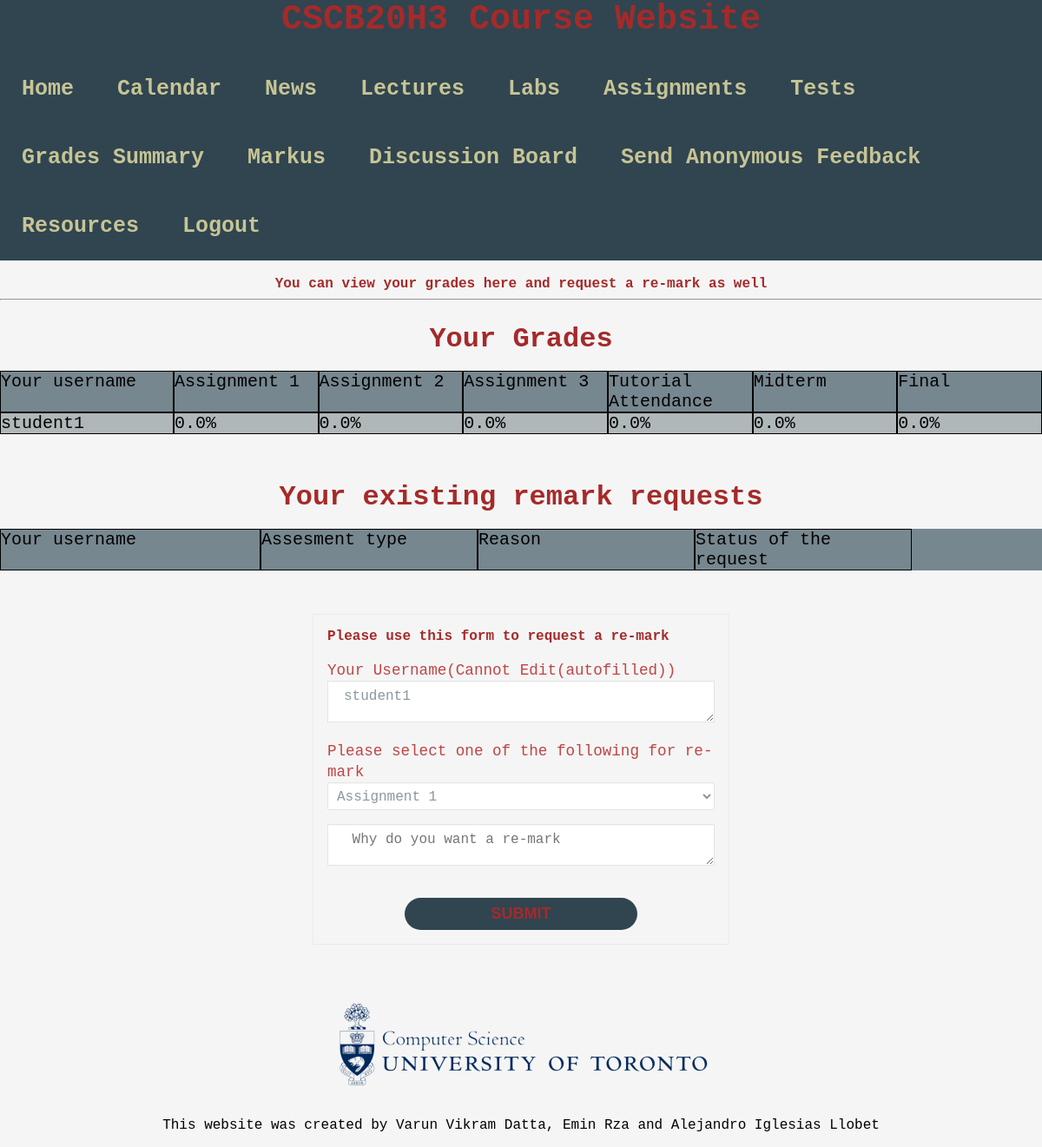
Page /View_Grades_Student (signed in) on the committed database.
### app.py (models this page shows, shortened)
class Student(db.Model):
    __tablename__ = 'Student'
    id = db.Column(db.Integer, primary_key=True)
    username = db.Column(db.String(100), unique=True, nullable=False)
    email = db.Column(db.String(100), unique=True, nullable=False)
    password = db.Column(db.String(100), nullable=False)
    assignment1 = db.Column(db.Float, nullable=False)
    assignment2 = db.Column(db.Float, nullable=False)
    assignment3 = db.Column(db.Float, nullable=False)
    tut_attendance = db.Column(db.Float, nullable=False)
    midterm = db.Column(db.Float, nullable=False)
    final = db.Column(db.Float, nullable=False)

### app.py (the view, shortened to what this page needs)
@app.route('/View_Grades_Student', methods = ['GET', 'POST'])
def View_Grades_Student():
    pagename = 'Grades Summary'
    query_Student_result = Student.query.order_by(Student.username)
    remark_query_result = Remark.query.all()
    remark_query_result.reverse() # This ensures the remarks are ordered from latest to earliest by request-time/date
    if request.method == 'GET':
        return render_template('View_Grades_Student.html', pagename = pagename,query_Student_result= query_Student_result,remark_query_result=remark_query_result)

### templates/View_Grades_Student.html (shortened to what this page needs)
{% extends "template.html" %}
{% block content %}
<center><h3>You can view your grades here and request a re-mark as well </h3></center>
<hr>
<br>
<center><h2> Your Grades</h2> </center>
<br>
<div class="table">
  <div class="row rowdark">
    <div class="cell w">Your username</div>
    <div class="cell">Assignment 1</div>
    <div class="cell">Assignment 2</div>
    <div class="cell">Assignment 3</div>
    <div class="cell">Tutorial Attendance</div>
    <div class="cell">Midterm</div>
    <div class="cell">Final</div>
</div>
{% for student in query_Student_result %}
    {%if student.username == session.user%}
      <div class="row rowlight">
      <div class="cell w"> {{student.username}} </div>
      <div class="cell"> {{student.assignment1}}%</div>
      <div class="cell"> {{student.assignment2}}% </div>
      <div class="cell"> {{student.assignment3}}% </div>
      <div class="cell"> {{student.tut_attendance}}% </div>
      <div class="cell"> {{student.midterm}}% </div>
      <div class="cell"> {{student.final}}% </div>
      </div>
        {%endif%}
{% endfor %}
<br>
<br>
<br>
<center><h2>Your existing remark requests </h2> </center>
<br>
<div class="table">
  <div class="row rowdark">
    <div class="cell w">Your username</div>
    <div class="cell">Assesment type</div>
    <div class="cell">Reason </div>
    <div class="cell">Status of the request</div>
  </div>
<form action="http://127.0.0.1:5000/View_Grades_Student" method = "POST">
    <div class = "Remark_Request_container">
      <h3 id="h3_feedback">Please use this form to request a re-mark</h3>
    <br>
    <label for="Uname">Your Username(Cannot Edit(autofilled))</label>
    <textarea id="Uname" Name ="Uname" readonly>{{ session.user }}</textarea>
    <label for="Course_Work">Please select one of the following for re-mark</label>
    <select id="Course_Work"  name="Course_Work" required>
        <option value = "Assignment 1"> Assignment 1 </option>
     </select>
    <textarea id="Reason" name="Reason" cols = "32" rows = "8" placeholder=" Why do you want a re-mark" required></textarea>
  </div>
  <button type="Submit">Submit</button>
  </form>
{% endblock %}

### static/styles/template.css (style rules this page uses)
html { -webkit-text-size-adjust: 100%; -ms-text-size-adjust: 100%; }
*, *:before, *:after { -moz-box-sizing: border-box; -webkit-box-sizing: border-box; box-sizing: border-box; }
body { background-color:whitesmoke; font-family: "VT323", monospace; margin: 0; }
form { display: flex; gap: 16px; flex-direction: column; align-items: center; max-width: 480px; margin: 50px auto; padding: 16px; border: 1px solid #eaeaea; font-family: "VT323", monospace; justify-content: center; background-color: whitesmoke; }
input[type="text"], input[type="password"], input[type="date"], input[type="datetime"], input[type="email"], input[type="number"], input[type="search"], input[type="tel"], input[type="time"], input[type="url"], textarea, select { background-color: #ffffff; border: 1px solid #e5e5e4; font-size: 16px; height: auto; margin: 0; outline: 0; padding: 8px 18px; height: 48px; width: 100%; color: #8a97a0; box-shadow: 0 1px 0 rgba(0,0,0,0.03) inset; margin-bottom: 16px; transition: all .2s ease; }
select { padding: 6px; height: 32px; border-radius: 2px; font-family: inherit; }
button { font-size: 16px; font-weight: 600; text-transform: uppercase; padding: 8px; color: #c7c495; border-bottom: 40px; background-color: #304550; border: 10px whitesmoke; border-radius: 24px; font-size: 18px; text-align: center; width: 60%; color: brown; }
label { display: block; line-height: 24px; font-size: 16px; font-weight: 400; margin-bottom: 4px; }
label { font-family: "VT323", monospace; font-size: 1.1rem; color: rgb(191, 69, 69); margin: 0; }
h3 { font-family: "VT323", monospace; font-size: 1.0rem; color: brown; margin: 0; }
h2 { font-family: "VT323", monospace; font-size: 2.0rem; color: brown; margin: 0; }
.cell.w { width: 300px; font-size: 20px; }
.row { display: flex; flex-direction: row; font-size: 20px; }
.rowdark { background-color: #77878f; }
.rowlight { background-color: #b0b7b9; }
.cell { width: 250px; border: 0.5px black solid; }

### rows in the picture
Student: username "student1", assignment1 "0.0", assignment2 "0.0", assignment3 "0.0", tut_attendance "0.0", midterm "0.0", final "0.0"
